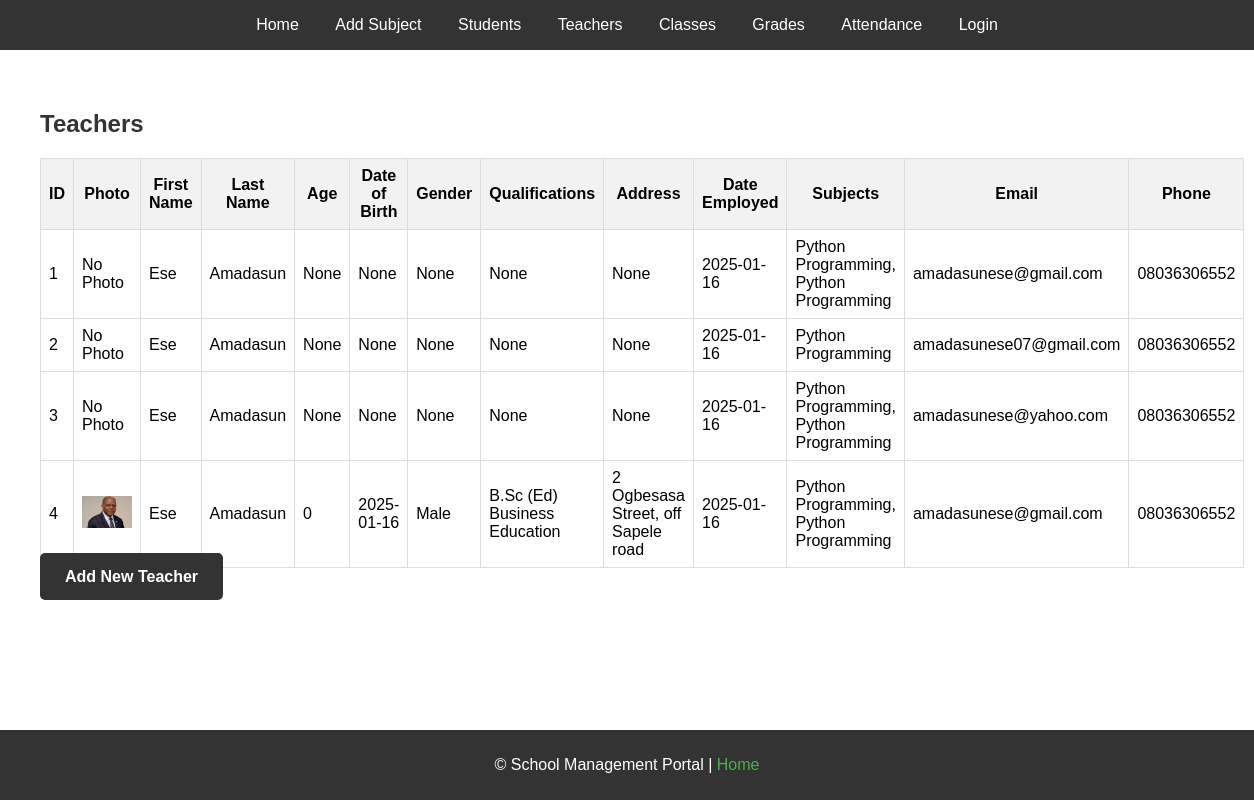
The page /teachers on the database its author committed.
### app/models.py (models this page shows)
class Teacher(db.Model):
    __tablename__ = 'teachers'
    id = db.Column(db.Integer, primary_key=True)
    first_name = db.Column(db.String(50))
    last_name = db.Column(db.String(50))
    email = db.Column(db.String(100))
    hire_date = db.Column(db.Date)
    phone_number = db.Column(db.String(15))
    qualification = db.Column(db.String(255))
    address = db.Column(db.String(255))
    date_of_birth = db.Column(db.Date)
    gender = db.Column(db.String(10))
    photo = db.Column(db.String(255))  # Path to the uploaded photo
    school_id = db.Column(db.Integer, db.ForeignKey('schools.id'), nullable=False)
    subjects = db.relationship('TeacherSubject', backref='assigned_teacher', lazy=True)
    @property
    def age(self):
        if self.date_of_birth:
            today = date.today()
            return today.year - self.date_of_birth.year - (
                (today.month, today.day) < (self.date_of_birth.month, self.date_of_birth.day)
            )
        return None

class TeacherSubject(db.Model):
    __tablename__ = 'teacher_subjects'
    id = db.Column(db.Integer, primary_key=True)
    teacher_id = db.Column(db.Integer, db.ForeignKey('teachers.id'), nullable=False)
    subject_id = db.Column(db.Integer, db.ForeignKey('subjects.id'), nullable=False)
    teacher = db.relationship('Teacher', backref='teacher_subjects', lazy=True)
    subject = db.relationship('Subject', backref='teacher_subjects', lazy=True)  # Unique backref name

class Subject(db.Model):
    __tablename__ = 'subjects'
    id = db.Column(db.Integer, primary_key=True)
    name = db.Column(db.String(100), nullable=False)
    school_id = db.Column(db.Integer, db.ForeignKey('schools.id'), nullable=False)
    classes = db.relationship('ClassSubject', backref='subject', lazy=True)

### app/routes.py (the view)
@main.route('/teachers')
def teachers():
    teachers = Teacher.query.all()
    return render_template('teachers.html', teachers=teachers)

### app/__init__.py (called while the page is built)
def create_app():
    app = Flask(__name__)
    app.config.from_object(Config)
    @app.before_request
    def before_request():
        g.current_user = current_user
    db.init_app(app)
    migrate.init_app(app, db)
    bootstrap.init_app(app)
    login_manager.init_app(app)
    login_manager.login_view = 'main.login'
    app.static_folder ='static'
    app.static_url_path = '/static'
    with app.app_context():
        from . import models
        from .routes import main
        app.register_blueprint(main)
        db.create_all()
    return app

### app/templates/teachers.html
{% extends "base.html" %}
{% block content %}
<h2>Teachers</h2>
<table>
    <thead>
        <tr>
            <th>ID</th>
            <th>Photo</th>
            <th>First Name</th>
            <th>Last Name</th>
            <th>Age</th>
            <th>Date of Birth</th>
            <th>Gender</th>
            <th>Qualifications</th>
            <th>Address</th>
            <th>Date Employed</th>
            <th>Subjects</th>
            <th>Email</th>
            <th>Phone</th>
        </tr>
    </thead>
    <tbody>
        {% for teacher in teachers %}
        <tr>
            <td>{{ teacher.id }}</td>
            <td>
                {% if teacher.photo %}
                    <img src="{{ url_for('static', filename='uploads/' + teacher.photo) }}" alt="Photo" width="50">
                {% else %}
                    No Photo
                {% endif %}
            </td>
            <td>{{ teacher.first_name }}</td>
            <td>{{ teacher.last_name }}</td>
            <td>{{ teacher.age }}</td>
            <td>{{ teacher.date_of_birth }}</td>
            <td>{{ teacher.gender }}</td>
            <td>{{ teacher.qualification }}</td>
            <td>{{ teacher.address }}</td>
            <td>{{ teacher.hire_date }}</td>
            <td>
                {% for ts in teacher.subjects %}
                    {{ ts.subject.name }}{% if not loop.last %}, {% endif %}
                {% endfor %}
            </td>
            <td>{{ teacher.email }}</td>
            <td>{{ teacher.phone_number }}</td>
        </tr>
        {% endfor %}
    </tbody>
</table>
<a href="{{ url_for('main.add_teacher') }}" class="cta-button">Add New Teacher</a>
{% endblock %}

### app/templates/base.html (shortened to what this page needs)
<!DOCTYPE html>
<html lang="en">
<head>
    <link rel="stylesheet" href="{{ url_for('static', filename='style.css') }}">
</head>
<body>
    <nav>
        <a href="{{ url_for('main.index') }}" class="{% if request.endpoint == 'main.index' %}active{% endif %}">Home</a>
        <a href="{{ url_for('main.add_subject') }}" class="{% if request.endpoint == 'main.add_subject' %}active{% endif %}">Add Subject</a>
        <a href="{{ url_for('main.students') }}" class="{% if request.endpoint == 'main.students' %}active{% endif %}">Students</a>
        <a href="{{ url_for('main.teachers') }}" class="{% if request.endpoint == 'main.teachers' %}active{% endif %}">Teachers</a>
        <a href="{{ url_for('main.classes') }}" class="{% if request.endpoint == 'main.classes' %}active{% endif %}">Classes</a>
        <a href="{{ url_for('main.grades') }}" class="{% if request.endpoint == 'main.grades' %}active{% endif %}">Grades</a>
        <a href="{{ url_for('main.attendance') }}" class="{% if request.endpoint == 'main.attendance' %}active{% endif %}">Attendance</a>
        {% if current_user.is_authenticated %}
            {% if current_user.is_admin %}
                <a href="{{ url_for('main.register_school') }}" class="{% if request.endpoint == 'main.register_school' %}active{% endif %}">Register School</a>
            {% endif %}
            <a href="{{ url_for('main.dashboard') }}" class="{% if request.endpoint == 'main.dashboard' %}active{% endif %}">Dashboard</a>
            <a href="{{ url_for('main.logout') }}">Logout</a>
        {% else %}
            <a href="{{ url_for('main.login') }}" class="{% if request.endpoint == 'main.login' %}active{% endif %}">Login</a>
        {% endif %}
    </nav>
    <div class="container">
        {% block content %}{% endblock %}
    </div>
    <footer>
        <p>&copy; {{ year }} School Management Portal | <a href="{{ url_for('main.index') }}">Home</a></p>
    </footer>
</body>
</html>

### app/static/style.css (style rules this page uses)
html, body { margin: 0; padding: 0; height: 100%; font-family: Arial, sans-serif; display: flex; flex-direction: column; }
.container { flex: 1; padding: 20px; }
.cta-button { text-decoration: none; background-color: #333; color: white; padding: 15px 25px; border-radius: 5px; font-weight: bold; font-size: 1em; transition: background-color 0.3s; }
footer { background-color: #333; color: white; text-align: center; padding: 10px 20px; position: relative; }
footer a { color: #4CAF50; text-decoration: none; }
nav { background-color: #333; color: white; padding: 1em; text-align: center; }
nav a { color: white; margin: 0 1em; text-decoration: none; }
.container { margin: 20px; }
table { width: 100%; border-collapse: collapse; margin-top: 10px; }
table, th, td { border: 1px solid #ddd; padding: 8px; }
th { background-color: #f2f2f2; font-weight: bold; }
h2 { color: #333; margin-bottom: 20px; }

### rows shown on the page
Teacher: id "1", shows "No Photo", first_name "Ese", last_name "Amadasun", age "None", date_of_birth "None", gender "None", qualification "None", address "None", hire_date "2025-01-16", email "amadasunese@gmail.com", phone_number "08036306552"
TeacherSubject: subject.name "Python Programming"
TeacherSubject: subject.name "Python Programming"
Teacher: id "2", shows "No Photo", first_name "Ese", last_name "Amadasun", age "None", date_of_birth "None", gender "None", qualification "None", address "None", hire_date "2025-01-16", email "amadasunese07@gmail.com", phone_number "08036306552"
TeacherSubject: subject.name "Python Programming"
Teacher: id "3", shows "No Photo", first_name "Ese", last_name "Amadasun", age "None", date_of_birth "None", gender "None", qualification "None", address "None", hire_date "2025-01-16", email "amadasunese@yahoo.com", phone_number "08036306552"
TeacherSubject: subject.name "Python Programming"
TeacherSubject: subject.name "Python Programming"
Teacher: id "4", photo (picture), first_name "Ese", last_name "Amadasun", age "0", date_of_birth "2025-01-16", gender "Male", qualification "B.Sc (Ed) Business Education", address "2 Ogbesasa Street, off Sapele road", hire_date "2025-01-16", email "amadasunese@gmail.com", phone_number "08036306552"
TeacherSubject: subject.name "Python Programming"
TeacherSubject: subject.name "Python Programming"
